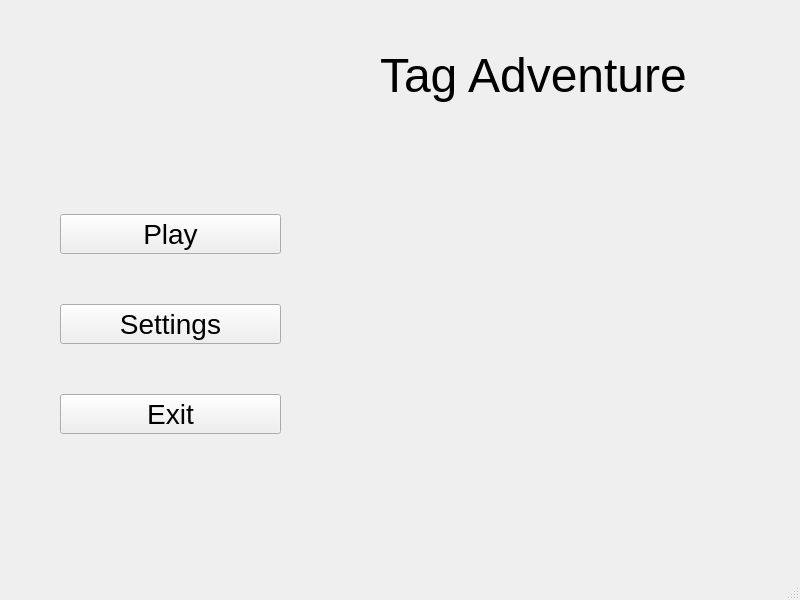
<?xml version="1.0" encoding="UTF-8"?>
<ui version="4.0">
 <class>MainWindow</class>
 <widget class="QMainWindow" name="MainWindow">
  <property name="geometry">
   <rect>
    <x>0</x>
    <y>0</y>
    <width>800</width>
    <height>600</height>
   </rect>
  </property>
  <property name="windowTitle">
   <string>MainWindow</string>
  </property>
  <property name="styleSheet">
   <string notr="true"/>
  </property>
  <widget class="QWidget" name="centralwidget">
   <widget class="QWidget" name="verticalLayoutWidget">
    <property name="geometry">
     <rect>
      <x>60</x>
      <y>170</y>
      <width>221</width>
      <height>311</height>
     </rect>
    </property>
    <layout class="QVBoxLayout" name="verticalLayout">
     <item>
      <widget class="QPushButton" name="play_button">
       <property name="font">
        <font>
         <pointsize>21</pointsize>
        </font>
       </property>
       <property name="mouseTracking">
        <bool>true</bool>
       </property>
       <property name="autoFillBackground">
        <bool>false</bool>
       </property>
       <property name="styleSheet">
        <string notr="true">QPushButton:hover {
  color: rgb(255, 51, 51);
}</string>
       </property>
       <property name="text">
        <string>Play</string>
       </property>
      </widget>
     </item>
     <item>
      <widget class="QPushButton" name="settings_button">
       <property name="font">
        <font>
         <pointsize>21</pointsize>
        </font>
       </property>
       <property name="mouseTracking">
        <bool>true</bool>
       </property>
       <property name="text">
        <string>Settings</string>
       </property>
      </widget>
     </item>
     <item>
      <widget class="QPushButton" name="exit_button">
       <property name="font">
        <font>
         <pointsize>21</pointsize>
        </font>
       </property>
       <property name="mouseTracking">
        <bool>true</bool>
       </property>
       <property name="text">
        <string>Exit</string>
       </property>
      </widget>
     </item>
    </layout>
   </widget>
   <widget class="QLabel" name="label_tag_adventure">
    <property name="geometry">
     <rect>
      <x>380</x>
      <y>40</y>
      <width>311</width>
      <height>71</height>
     </rect>
    </property>
    <property name="font">
     <font>
      <pointsize>36</pointsize>
     </font>
    </property>
    <property name="text">
     <string>Tag Adventure</string>
    </property>
   </widget>
  </widget>
  <widget class="QMenuBar" name="menubar">
   <property name="geometry">
    <rect>
     <x>0</x>
     <y>0</y>
     <width>800</width>
     <height>21</height>
    </rect>
   </property>
  </widget>
  <widget class="QStatusBar" name="statusbar"/>
 </widget>
 <resources/>
 <connections/>
</ui>
